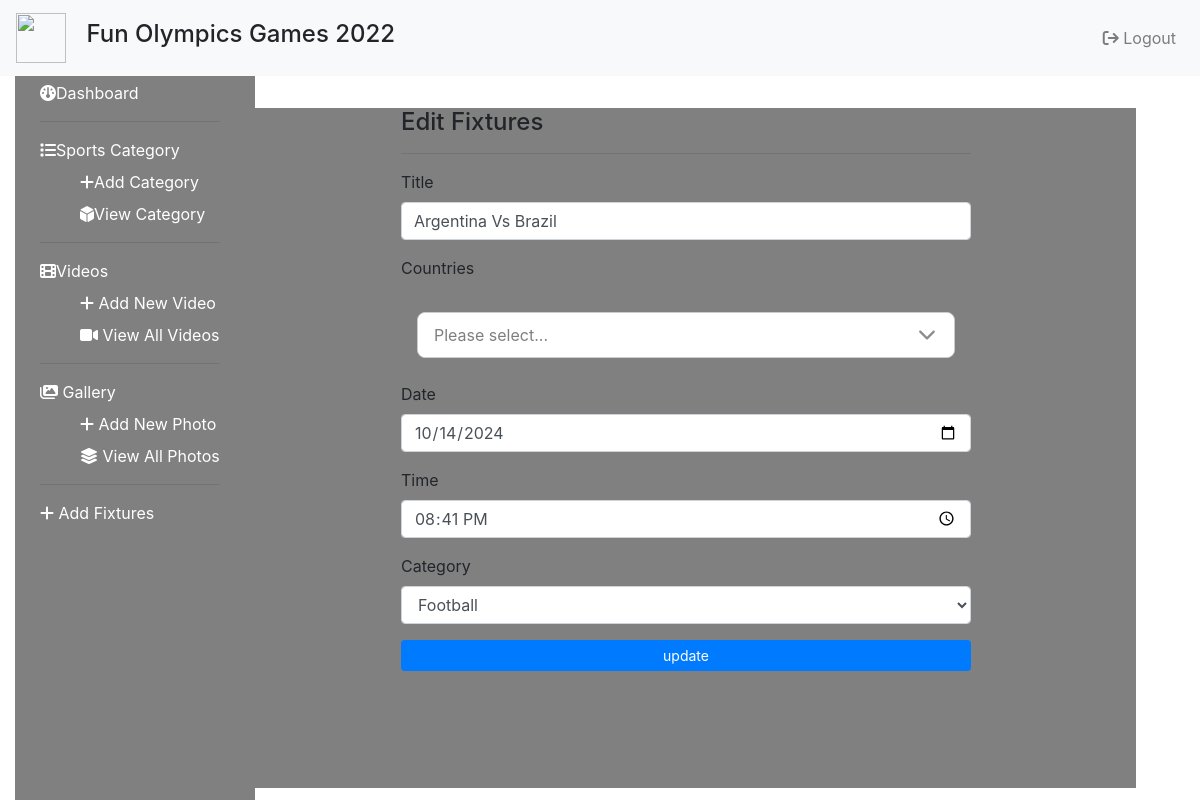
Page /admin/edit_fixtures.php?edit=2&title=Argentina Vs Brazil on the committed database.
### tables this page shows
CREATE TABLE `fixtures` (
  `fid` int(255) NOT NULL,
  `fixture_date` date NOT NULL,
  `fixture_title` varchar(255) NOT NULL,
  `fixture_time` time NOT NULL,
  `fixture_category` varchar(255) NOT NULL,
  `fixture_countries` varchar(255) NOT NULL
);

### admin/edit_fixtures.php (the view, shortened to what this page needs)
<?php
if(isset($_GET['edit'])){
    $fid = $_GET['edit'];
}
?>
<?php include "admin_header.php" ?>
<?php
    $query = "SELECT * FROM fixtures WHERE fid = $fid";
    $select_fixture = mysqli_query($connection, $query);
    while($row = mysqli_fetch_assoc($select_fixture)) {
        $db_fixture_title = $row['fixture_title'];
        $db_fixture_date = $row['fixture_date'];
        $db_fixture_time = $row['fixture_time'];
        $db_fixture_category = $row['fixture_category'];
}?>
<div class="col-md-3">
    <?php include "sidebar.php"?>
</div>
<div class="col-md-9" id="main-container">
    <div class="row">
        <div class="col-md-2"></div>
        <div class="col-md-8">
            <h4>Edit Fixtures</h4>
            <hr>
                <form action="" method="post">
                    <div class="form-group">
                        <label for="fixture_title">Title</label>
                        <input type="text" name="fixture_title" id="" value="<?php echo $db_fixture_title ?>" class="form-control">
                    </div>
                    <?php
                    include "country_list.php"
                    ?>
                    <div class="form-group">
                        <label for="fixture_date">Date</label>
                        <input type="date" name="fixture_date" id="" value="<?php echo $db_fixture_date ?>" class="form-control">
                    </div>
                    <div class="form-group">
                        <label for="fixture_time">Time</label>
                        <input type="time" name="fixture_time" value="<?php echo $db_fixture_time ?>" id="" class="form-control">
                    </div>
                    <div class="form-group">
                        <label for="fixture_category">Category</label>
                        <select name="fixture_category" id="" class="form-control">
                            <?php
                            $categories_query = "SELECT * FROM categories";
                            $select_categories_query = mysqli_query($connection, $categories_query);
                            while($row = mysqli_fetch_assoc($select_categories_query)) {
                              $title     = $row['category_title'];
                              if ($db_fixture_category == $title){
                                echo "<option selected value='{$title}'>{$title}</option>";
                            }
                            else {
                            echo "<option value='{$title}'>{$title}</option>";
                            }
                            }
                        ?>
                        </select>
                    </div>
                    <div class="form-group">
                        <input type="submit" value="update" name="add_fixture" class="btn btn-sm btn-block btn-primary">
                    </div>
                </form>
        </div>
    </div>
</div>
<?php include "admin_footer.php" ?>

### admin/css/style.css (style rules this page uses)
#main-container { position: fixed; left:18%; margin: 60px 0 0 20px; width: 100%; overflow: auto; height:85%; background-color: gray !important; }

### rows in the picture
fixtures: fixture_title "Argentina Vs Brazil", fixture_date "10/14/2024", fixture_time "20:41:00"

### other values in the picture
form field fixture_category "Football"
